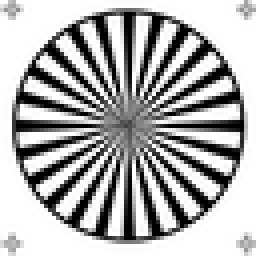
%> input picture Images/png_1x.png, 64 x 64 px (shown 4 times larger)
$ octave ffttemp1.m   (GNU Octave 9; MATLAB toolbox functions it lacks are replaced by stand-ins)
%> lines starting %> are read from the running program, lines starting %| are printed output that depends on the picture
%@BOUT:THIS PROGRAM DEALS WITH FINDING THE MSE and PSNR(mean square error and peak signal to noise ratio) FOR THE
%INTERPOLATED IMAGE USING FREQUENCY DOMAIN INTERPOLATION.
%DEVELOPER:DREAMZZZ TECHNOLOGY
%VERSION:1.1.0
%RUN COMPATIBILITY:MATLAB 7.5.0
%IMAGE TYPE SUPPORTED:*.BMP,*.JPG,*.PNG,*.TIF


org1x = imread('png_1x.png');
%> org1x is the input picture: size 64x64 uint8; min 0, max 255, mean 174.3
org2x = imread('png_2x.png');
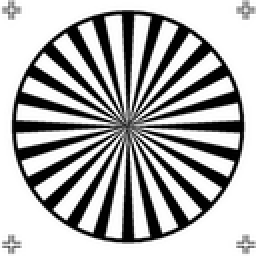
%> input picture Images/png_2x.png, 128 x 128 px (shown 2 times larger)
%> org2x is the input picture: size 128x128 uint8; min 0, max 255, mean 174.9
org4x = imread('png_4x.png');
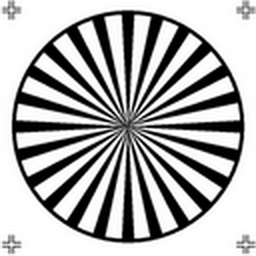
%> input picture Images/png_4x.png, 256 x 256 px
%> org4x is the input picture: size 256x256 uint8; min 0, max 255, mean 174.3
org1xt = double(org1x);
org2xt = double(org2x);
org4xt = double(org4x);

forg1x = fft2(org1xt);
forg2x = fft2(org2xt);


double a;
double b;

a=imresize(org2x,2,'bicubic');
imshow(a);
at=double(a);
sc=fft2(at);
%imshow(sc);

for i=1:64
    for j=1:64
        m=2*(i-1)+1;
        n=2*(j-1)+1;

        fact1 = forg2x(m,n)/forg1x(i,j);
        fact2 = forg2x(m+1,n)/forg1x(i,j);
        fact3 = forg2x(m,n+1)/forg1x(i,j);
        fact4 = forg2x(m+1,n+1)/forg1x(i,j);

        x=4*(i-1)+1;
        y=4*(j-1)+1;
        b(x,y) = forg2x(m,n)*fact1;
        b(x,y+1) = forg2x(m,n)*fact2;
        b(x+1,y) = forg2x(m,n)*fact3;
        b(x+1,y+1) = forg2x(m,n)*fact4;

        b(x,y+2) = forg2x(m,n+1)*fact1;
        b(x,y+3) = forg2x(m,n+1)*fact2;
        b(x+1,y+2) = forg2x(m,n+1)*fact3;
        b(x+1,y+3) = forg2x(m,n+1)*fact4;

        b(x+2,y) = forg2x(m+1,n)*fact1;
        b(x+2,y+1) = forg2x(m+1,n)*fact2;
        b(x+3,y) = forg2x(m+1,n)*fact3;
        b(x+3,y+1) = forg2x(m+1,n)*fact4;

        b(x+2,y+2) = forg2x(m+1,n+1)*fact1;
        b(x+2,y+3) = forg2x(m+1,n+1)*fact2;
        b(x+3,y+2) = forg2x(m+1,n+1)*fact3;
        b(x+3,y+3) = forg2x(m+1,n+1)*fact4;
    end
end


for e=1:1:256
    for f=1:1:256
        if (e*f) < ((512)^2)
            b(e,f)=sc(e,f);
        end
    end
end

new4x=ifft2(b);
new4x=abs(new4x);
new4x1=uint8(new4x);
subplot(1,2,1);
imshow(new4x1);
title('using fft');
subplot(1,2,2);
imshow(org4x);
title('original')

[m n]=size(new4x)
%> m = 256; n = 256
double r;
r=0;
double s;
s=0;

for i=1:m
    for j=1:n
        r=(r+abs((a(i,j)-new4x(i,j))));
        s=(s+a(i,j));
    end
end
%> after the loop, r = 0; s = 255
mae_bicub=r/s;
%> mae_bicub = 0


mse = (norm(new4x-org4xt,2))/(norm(org4xt,2));
%> mse = 0.00664
psnr=20*log10(255/sqrt(mse));
%> psnr = 69.91
